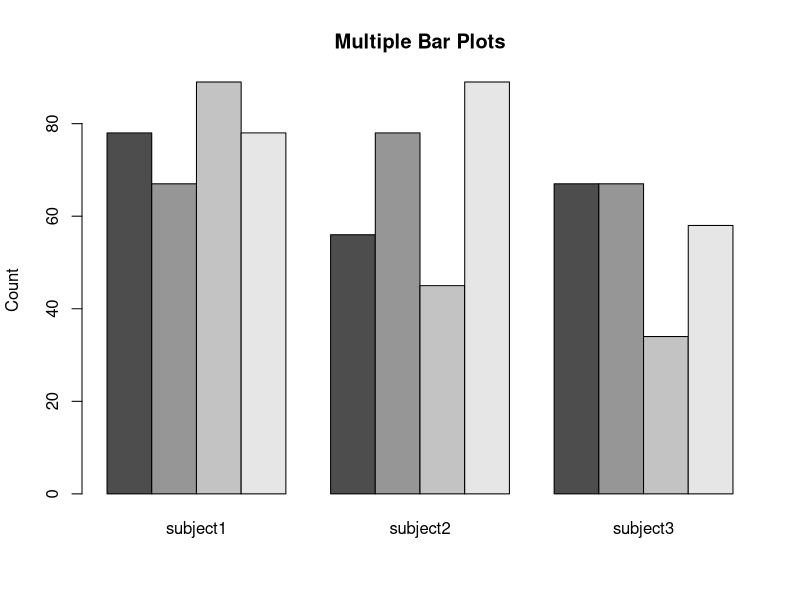

Source code (R):
subject1 <- c(78,67,89,78)
subject2 <- c(56,78,45,89)
subject3 <- c(67,67,34,58)
marks_summary <- data.frame(subject1,subject2,subject3)
barplot(
    as.matrix(marks_summary),
    main="Multiple Bar Plots",
    ylab="Count",
    beside=TRUE
)
